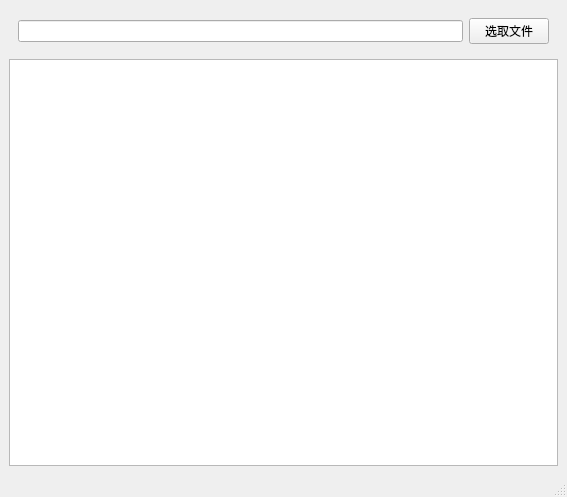
<?xml version="1.0" encoding="UTF-8"?>
<ui version="4.0">
 <class>MainWindow</class>
 <widget class="QMainWindow" name="MainWindow">
  <property name="geometry">
   <rect>
    <x>0</x>
    <y>0</y>
    <width>567</width>
    <height>497</height>
   </rect>
  </property>
  <property name="windowTitle">
   <string>MainWindow</string>
  </property>
  <widget class="QWidget" name="centralwidget">
   <layout class="QVBoxLayout" name="verticalLayout">
    <item>
     <widget class="QWidget" name="widget" native="true">
      <layout class="QHBoxLayout" name="horizontalLayout">
       <item>
        <widget class="QLineEdit" name="lineEdit"/>
       </item>
       <item>
        <widget class="QPushButton" name="pushButton">
         <property name="text">
          <string>选取文件</string>
         </property>
        </widget>
       </item>
      </layout>
     </widget>
    </item>
    <item>
     <widget class="QTextEdit" name="textEdit"/>
    </item>
   </layout>
  </widget>
  <widget class="QMenuBar" name="menubar">
   <property name="geometry">
    <rect>
     <x>0</x>
     <y>0</y>
     <width>567</width>
     <height>26</height>
    </rect>
   </property>
  </widget>
  <widget class="QStatusBar" name="statusbar"/>
 </widget>
 <resources/>
 <connections/>
</ui>
